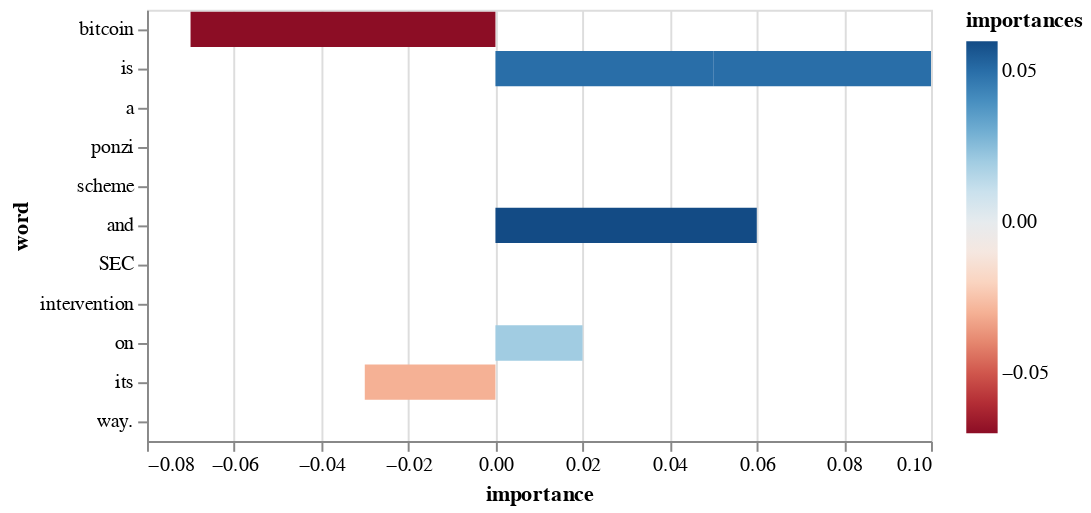

The notebook cell this image was saved under:
### Code cell
text_chart

### Figure 1 — Vega-Lite specification as saved in the notebook (floating-point values rounded to 4 significant figures)
{"config": {"view": {"continuousWidth": 400, "continuousHeight": 300}}, "data": {"name": "data-9eed01831401e275ec4933ba38966db6"}, "mark": "bar", "encoding": {"color": {"type": "quantitative", "field": "importances", "scale": {"scheme": "redblue"}}, "x": {"type": "quantitative", "field": "importances", "sort": null, "title": "importance"}, "y": {"type": "nominal", "field": "word", "sort": null, "title": "word"}}, "$schema": "https://vega.github.io/schema/vega-lite/v4.8.1.json", "datasets": {"data-9eed01831401e275ec4933ba38966db6": [{"index": 0, "word": "bitcoin", "importances": -0.07}, {"index": 1, "word": "is", "importances": 0.05}, {"index": 2, "word": "a", "importances": 0.0}, {"index": 3, "word": "ponzi", "importances": 0.0}, {"index": 4, "word": "scheme", "importances": 0.0}, {"index": 5, "word": "and", "importances": 0.06}, {"index": 6, "word": "SEC", "importances": 0.0}, {"index": 7, "word": "intervention", "importances": 0.0}, {"index": 8, "word": "is", "importances": 0.05}, {"index": 9, "word": "on", "importances": 0.02}, {"index": 10, "word": "its", "importances": -0.03}, {"index": 11, "word": "way.", "importances": 0.0}]}}
